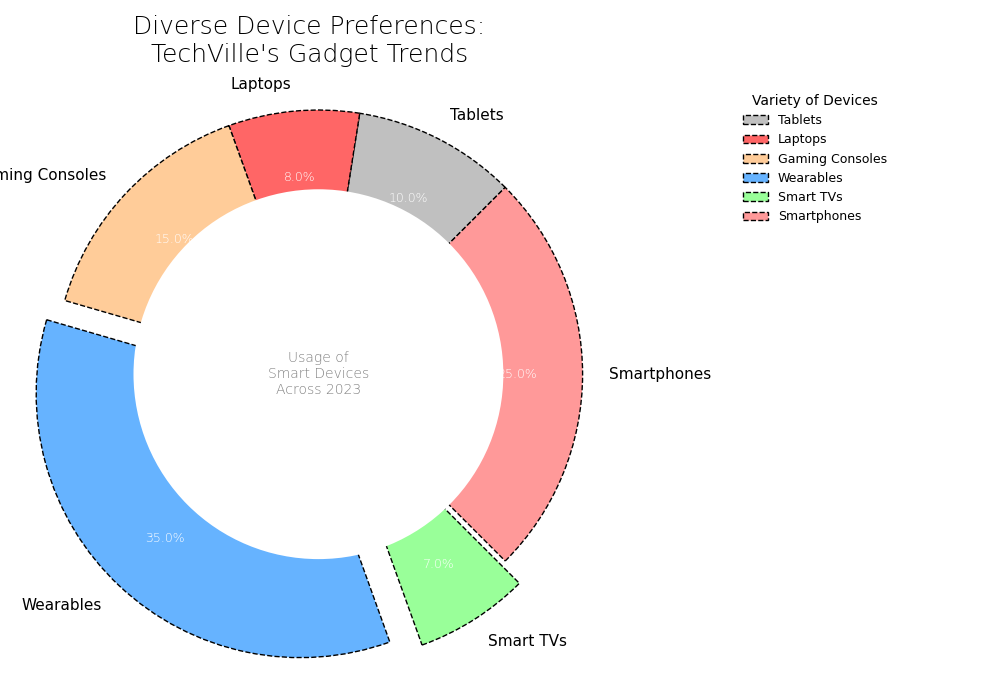

The Python source for this figure:
import matplotlib.pyplot as plt
import numpy as np

devices = ['Tablets', 'Laptops', 'Gaming Consoles', 'Wearables', 'Smart TVs', 'Smartphones']
usage_percentage = [10, 8, 15, 35, 7, 25]

colors = ['#c0c0c0', '#ff6666', '#ffcc99', '#66b3ff', '#99ff99', '#ff9999']
explode = (0, 0, 0, 0.1, 0.1, 0)

fig, ax = plt.subplots(figsize=(10, 7))

wedges, texts, autotexts = ax.pie(
    usage_percentage,
    labels=devices,
    colors=colors,
    autopct='%1.1f%%',
    startangle=45,
    explode=explode,
    wedgeprops=dict(edgecolor='black', linewidth=1, linestyle='--'),
    pctdistance=0.75
)

centre_circle = plt.Circle((0, 0), 0.70, fc='white')
fig.gca().add_artist(centre_circle)

ax.axis('equal')
ax.set_title("Diverse Device Preferences:\nTechVille's Gadget Trends", fontsize=18, fontweight='light', pad=15)

plt.setp(autotexts, size=9, weight='light', color='white')
plt.setp(texts, size=11)

ax.text(
    0, 0, 
    'Usage of\nSmart Devices\nAcross 2023', 
    ha='center', va='center', 
    fontsize=10, color='grey', weight='light'
)

ax.legend(
    wedges, devices, 
    title="Variety of Devices", 
    loc="upper right", bbox_to_anchor=(1, 0, 0.5, 1), fontsize=9, frameon=False
)

plt.grid(True, which='both', axis='both', linestyle='--', linewidth=0.5)
plt.tight_layout()

plt.show()
